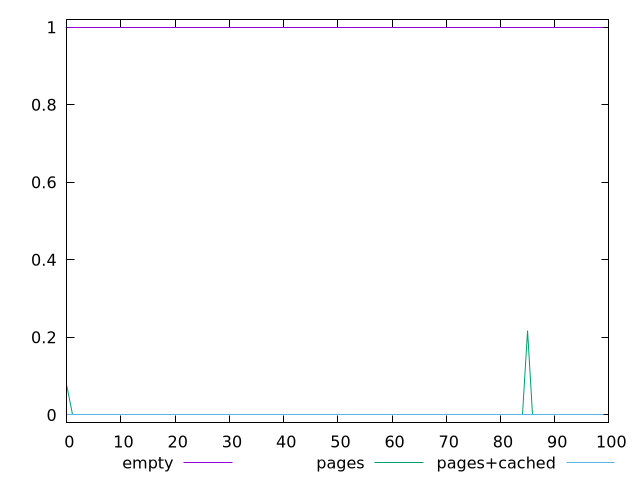

The script that saved this image:
$_empty <<EOF
1
1
1
1
1
1
1
1
1
1
1
1
1
1
1
1
1
1
1
1
1
1
1
1
1
1
1
1
1
1
1
1
1
1
1
1
1
1
1
1
1
1
1
1
1
1
1
1
1
1
1
1
1
1
1
1
1
1
1
1
1
1
1
1
1
1
1
1
1
1
1
1
1
1
1
1
1
1
1
1
1
1
1
1
1
1
1
1
1
1
1
1
1
1
1
1
1
1
1
1
EOF
$_pages <<EOF
0.07529411764705879
0
0
0
0
0
0
0
0
0
0
0
0
0
0
0
0
0
0
0
0
0
0
0
0
0
0
0
0
0
0
0
0
0
0
0
0
0
0
0
0
0
0
0
0
0
0
0
0
0
0
0
0
0
0
0
0
0
0
0
0
0
0
0
0
0
0
0
0
0
0
0
0
0
0
0
0
0
0
0
0
0
0
0
0
0.21764705882352942
0
0
0
0
0
0
0
0
0
0
0
0
0
0
EOF
$_pagesCached <<EOF
0
0
0
0
0
0
0
0
0
0
0
0
0
0
0
0
0
0
0
0
0
0
0
0
0
0
0
0
0
0
0
0
0
0
0
0
0
0
0
0
0
0
0
0
0
0
0
0
0
0
0
0
0
0
0
0
0
0
0
0
0
0
0
0
0
0
0
0
0
0
0
0
0
0
0
0
0
0
0
0
0
0
0
0
0
0
0
0
0
0
0
0
0
0
0
0
0
0
0
0
EOF
set key outside below
set terminal pngcairo
set output "report_00004_2020-11-02T20-21-41.718Z/uses-text-compression/uses-text-compression_empty_pages_pages+cached.png"
set yrange [-0.02:1.02]
plot $_empty title "empty" with line ,$_pages title "pages" with line ,$_pagesCached title "pages+cached" with line ,
